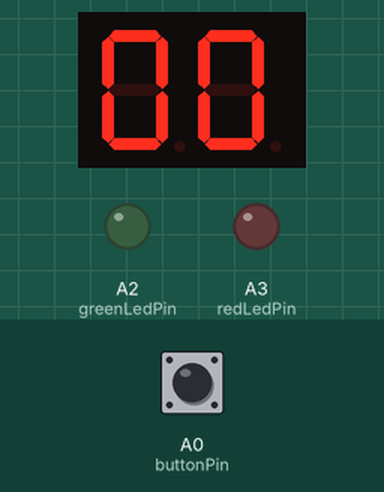
Recording of a sketch running on a simulated Arduino Uno, built with avr-gcc and run on an emulated ATmega328P. On the bench: 2-digit seven-segment display, output pins drawn as LEDs (lit = HIGH). Wiring (inferred from the names in the program): 2-digit 7-segment display, segments lit when HIGH: segments pin 6, pin 7, pin 8, pin 9, pin 10, pin 11, pin 12, A1; digit selects pin 4, pin 5. The test bench sets the inputs (shaded band); at power-on: A0 (buttonPin) HIGH. The local clock reads 2024-03-15 10:24:30 at power-on unless the sketch sets it; the segment pins are drawn as the display they are named for; pins used as bus, display or sensor lines are not drawn.

Above: at 1.2 s.
1.3 s: A0 (buttonPin) pulled LOW for 0.15 s
At 2.7 s:
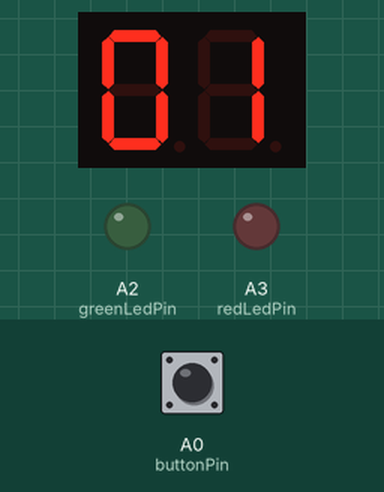
4.4 s: A0 (buttonPin) pulled LOW for 1 s
At 5.1 s:
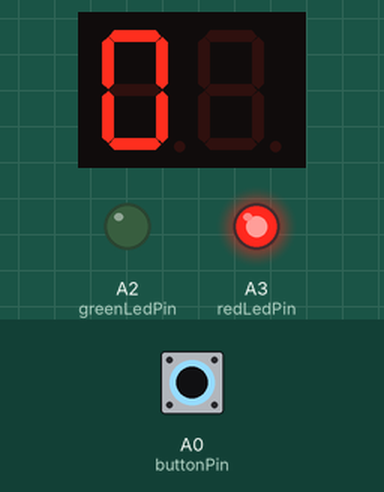
6.9 s: A0 (buttonPin) pulled LOW for 0.15 s
At 8.5 s:
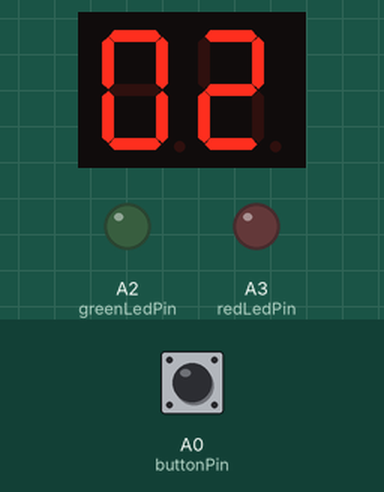
Timing chart, 0 to 10.0 s (numbered marks = the images above; inputs shaded):
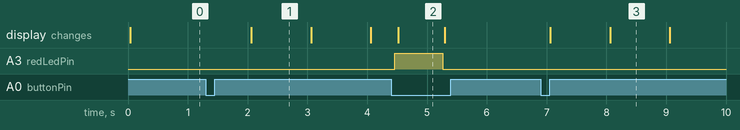

The sketch:

Lab_E03_Code_1.ino
```cpp
#include <Wire.h>               // include the Wire library for I2C
#include <uRTCLib.h>            // include the RTC library for DS1307 read
//I2C (Inter-Integrated Circuit)
uRTCLib rtc(0x68);              // create RTC object with I2C 0x68 address

const int PRESS = 10;           // number to target "successful" press
//                              D1 D2
const uint8_t digitPins[2] = {4, 5};                         // pins that control the two 7-segment digits
//                              A  B  C  D  E   F   G   DP
const uint8_t segmentPins[8] = {6, 7, 8, 9, 10, 11, 12, A1}; // pins for the 7-segment + decimal point (dp)

const uint8_t buttonPin = A0;   // pin for push button input
const uint8_t greenLedPin = A2; // pin for green LED
const uint8_t redLedPin = A3;   // pin for red LED

const uint8_t numbers[10][8] = {// segments for digits 0 to 9
  {1,1,1,1,1,1,0,0}, // digit 0 = segments A, B, C, D, E, F are ON
  {0,1,1,0,0,0,0,0}, // digit 1 = segments B, C are ON
  {1,1,0,1,1,0,1,0}, // digit 2 = segments A, B, D, E, G are ON
  {1,1,1,1,0,0,1,0}, // digit 3 = same logic
  {0,1,1,0,0,1,1,0}, // digit 4
  {1,0,1,1,0,1,1,0}, // digit 5
  {1,0,1,1,1,1,1,0}, // digit 6
  {1,1,1,0,0,0,0,0}, // digit 7
  {1,1,1,1,1,1,1,0}, // digit 8
  {1,1,1,1,0,1,1,0}  // digit 9
};

int counter = 0;        // var for storing the current counter value
uint8_t lastSecond = 0; // var for storing previous RTC second value

bool running = false;   // false when timer is not active; true when timer is active
bool started = false;   // false before first press; true after first press

inline void writeSeg(uint8_t pin, bool on) { // helps to control one segment
  digitalWrite(pin, on ? HIGH : LOW);        // if on is true, write HIGH; else write LOW
}

inline void enableDigit(uint8_t pin) {       // enable one display digit
  digitalWrite(pin, LOW);                    // set pin LOW to enable it
}

inline void disableDigit(uint8_t pin) {      // disable one display digit
  digitalWrite(pin, HIGH);                   // set pin HIGH to disable it
}

bool buttonPressedEvent() {                  // needed to detect one clean button press
  static bool lastStable;                    // store the last stable state of debounce
  static bool lastRead;                      // store the last read state
  static unsigned long tChange = 0;          // store the time when input changed
  const unsigned long DEBOUNCE_WAIT = 50;    // debounce time = 50 ms

  bool now = digitalRead(buttonPin);         // read current state of the button

  if (now != lastRead) {                     // if the button state changed from last read
    lastRead = now;                          // save the new state
    tChange = millis();                      // save the time of the change
  }

  if (millis() - tChange >= DEBOUNCE_WAIT) { // if state stays unchanced
    if (lastStable != lastRead) {            // if stable state is different from previous stable state
      lastStable = lastRead;                 // update the stable state
      if (lastStable == LOW) return true;    // pressed (INPUT_PULLUP), return true only when button pressed
    }
  }

  return false;                              // in other casses, no new press event
}

void setSegmentsForDigit(int value) {                 // to set segment for one number
  for (int i = 0; i < 8; i++) {                       // cover all 8 segment pins
    writeSeg(segmentPins[i], numbers[value][i] == 1); // turn each segment ON/OFF according to table (at the beginning)
  }
}

void showDigitOnPosition(int value, int pos) { // show one digit on position
  disableDigit(digitPins[0]);                  // disable left digit
  disableDigit(digitPins[1]);                  // disable right digit

  setSegmentsForDigit(value);                  // load segment for the number required
  enableDigit(digitPins[pos]);                 // enable selected digit

  delay(4);                                    // short delay, to make sure the digit stays visible
}

void displayTwoDigits(int num) {               // display digits on 7-segment
  int tens = num / 10;                         // tens digit extraction
  int ones = num % 10;                         // ones digit extraction

  showDigitOnPosition(ones, 1);                // show ones digit on 1 position
  showDigitOnPosition(tens, 0);                // show tens digit on 0 position
}

void showResultLED() {                         // show result using LEDs
  if (counter == PRESS) {                      // if we reach the PRESS value
    digitalWrite(greenLedPin, HIGH);           // turn green LED ON
    digitalWrite(redLedPin, LOW);              // turn red LED OFF
  } else {                                     // if it doesn't match PRESS
    digitalWrite(redLedPin, HIGH);             // turn red LED ON
    digitalWrite(greenLedPin, LOW);            // turn green LED OFF
  }

  delay(800);                                  // keep LED results for 0.8 sec

  digitalWrite(greenLedPin, LOW);              // turn green LED OFF
  digitalWrite(redLedPin, LOW);                // turn red LED OFF
}

void setup() {
  Wire.begin();                                // I2C initialized
  pinMode(buttonPin, INPUT_PULLUP);            // set pin as input with pull-up resistor

  pinMode(greenLedPin, OUTPUT);                // set green LED pin as output
  pinMode(redLedPin, OUTPUT);                  // set red LED pin as output

  for (int i = 0; i < 8; i++) pinMode(segmentPins[i], OUTPUT); // set all segment pins as output
  for (int i = 0; i < 2; i++) pinMode(digitPins[i], OUTPUT);   // set both digit pins as output

  disableDigit(digitPins[0]); // left digit is OFF at start
  disableDigit(digitPins[1]); // right digit is OFF at start

  counter = 0;                // counter is 0 at start
}

void loop() {
  displayTwoDigits(counter);      // display the counter value

  if (buttonPressedEvent()) {     // if button press detected
    if (!running && !started) {   // if system is not started and idle
      // FIRST PRESS → START
      counter = 0;                // reset counter
      rtc.refresh();              // update data from RTC
      lastSecond = rtc.second();  // store the RTC seconds as starting reference

      running = true;             // the program now runs, starts counting
      started = true;             // the program now starts; game cycle started
    }
    else if (running) {           // if system is running
      // SECOND PRESS → STOP
      running = false;            // stop running, and counting
      showResultLED();            // show result using LEDs

      counter = 0;                // reset counter
      started = false;            // return to "not started" state
    }
  }

  // COUNTING USING DS1307
  if (running) {                     // count only while timer active
    rtc.refresh();                   // update data from RTC
    uint8_t sec = rtc.second();      // read the current seconds from RTC

    if (sec != lastSecond) {         // if new second passed
      lastSecond = sec;              // update previous second
      counter++;                     // increase counter

      if (counter > 10) counter = 0; // if counter above 10, then reset back to 0
    }
  }
}
```

Measured:
- after the input at 1.3 s, the display: changes after 0.76 s (image 1)
- after the input at 4.4 s, A3 (redLedPin): LOW → HIGH after 0.06 s, → LOW 0.80 s later
- after the input at 6.9 s, the display: first changes after 0.16 s (image 3 shows a later state)
- what the display in image 1 shows lasts 1.0 s, from 2.1 s to 3.1 s
- what the display in image 2 shows lasts 0.8 s, from 4.5 s to 5.3 s
